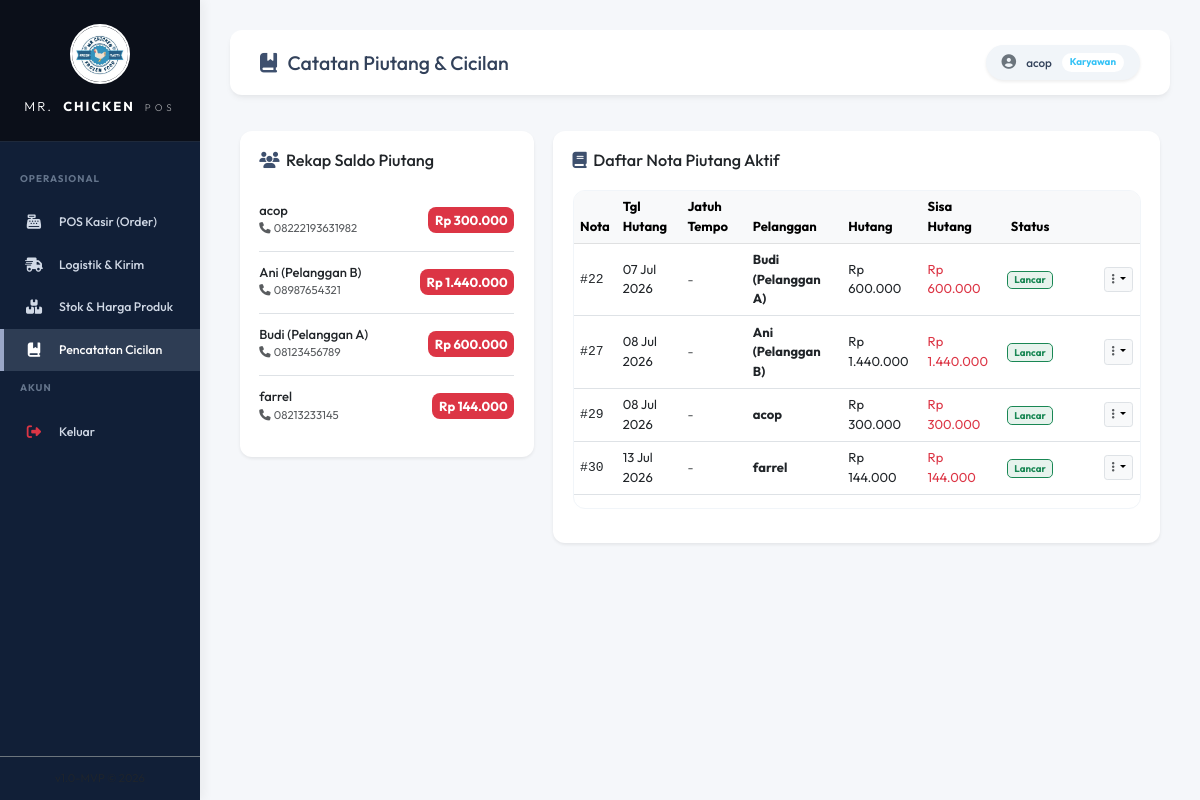
/index.php?page=hutang (signed in), run on the app's committed database.
### tables this page shows
CREATE TABLE IF NOT EXISTS `pelanggan` (
  `id_pelanggan` int NOT NULL AUTO_INCREMENT,
  `nama_pelanggan` varchar(150) NOT NULL,
  `no_hp` varchar(20) NOT NULL,
  `alamat` text NOT NULL,
  `saldo_hutang` int DEFAULT '0',
  `credit_limit` bigint DEFAULT '0',
  PRIMARY KEY (`id_pelanggan`)
);

CREATE TABLE IF NOT EXISTS `hutang` (
  `id_hutang` int NOT NULL AUTO_INCREMENT,
  `id_pelanggan` int NOT NULL,
  `id_transaksi` int NOT NULL,
  `jumlah_hutang` int NOT NULL,
  `sisa_hutang` int NOT NULL,
  `status` enum('Aktif','Lunas','Write-Off') DEFAULT 'Aktif',
  `tanggal_hutang` date NOT NULL,
  `due_date` date DEFAULT NULL,
  PRIMARY KEY (`id_hutang`),
  KEY `id_pelanggan` (`id_pelanggan`),
  KEY `id_transaksi` (`id_transaksi`),
  CONSTRAINT `hutang_ibfk_1` FOREIGN KEY (`id_pelanggan`) REFERENCES `pelanggan` (`id_pelanggan`),
  CONSTRAINT `hutang_ibfk_2` FOREIGN KEY (`id_transaksi`) REFERENCES `transaksi` (`id_transaksi`) ON DELETE CASCADE
);

### controllers/HutangController.php (called while the page is built, shortened)
<?php
require_once 'models/hutang.php';
class HutangController extends Controller {
    private Hutang $hutangModel;
    public function __construct(PDO $db) {
        $this->hutangModel = new Hutang($db);
    }
    public function index(): void {
        $hutangAktifAll = $this->hutangModel->getHutangAktif();
        $total_records = count($hutangAktifAll);
        $limit = 10;
        $total_pages = ceil($total_records / $limit);
        $currentPageNum = isset($_GET['p']) ? (int)$_GET['p'] : 1;
        $offset = ($currentPageNum - 1) * $limit;
        $pagedHutang = array_slice($hutangAktifAll, $offset, $limit);
        $allPelanggan = [];
        $riwayatPembayaran = [];
        $aging = [
            'current' => 0,
            'under_90' => 0,
            'over_90' => 0
        ];
        $totalPiutang = 0;
        $lastPembayaran = null;
        $data = [
            'hutang_aktif' => $pagedHutang,
            'pelanggan_hutang' => $this->hutangModel->getPelangganBerhutang(),
            'all_pelanggan' => $allPelanggan,
            'riwayat_pembayaran' => $riwayatPembayaran,
            'aging' => $aging,
            'total_piutang' => $totalPiutang,
            'lastPembayaran' => $lastPembayaran,
            'current_page' => $currentPageNum,
            'total_pages' => $total_pages
        ];
        $this->view('owner/hutang', $data);
    }
}

### models/hutang.php (called while the page is built, shortened)
<?php
class Hutang {
    private PDO $conn;
    public function __construct(PDO $db) {
        $this->conn = $db;
    }
    public function getPelangganBerhutang(): array {
        $query = "SELECT * FROM pelanggan WHERE saldo_hutang > 0 ORDER BY nama_pelanggan ASC";
        $stmt = $this->conn->prepare($query);
        $stmt->execute();
        return $stmt->fetchAll();
    }
    public function getHutangAktif(): array {
        $query = "SELECT h.*, p.nama_pelanggan, t.total_harga, t.tanggal
                  FROM hutang h
                  JOIN pelanggan p ON h.id_pelanggan = p.id_pelanggan
                  JOIN transaksi t ON h.id_transaksi = t.id_transaksi
                  WHERE h.sisa_hutang > 0 AND h.status = '" . STATUS_HUTANG_AKTIF . "'
                  ORDER BY h.tanggal_hutang ASC";
        $stmt = $this->conn->prepare($query);
        $stmt->execute();
        return $stmt->fetchAll();
    }
}

### views/owner/hutang.php (the view, shortened to what this page needs)
<?php
require_once 'views/templates/header.php';
?>
<div class="container-fluid py-2">
    <div class="tab-content" id="arModuleTabsContent">
        <?php include 'views/owner/partials/_tab_piutang_aktif.php'; ?>
    </div>
</div>
<?php
require_once 'views/templates/footer.php';
?>

### views/owner/partials/_tab_piutang_aktif.php (shortened to what this page needs)
<div class="tab-pane fade show active" id="tab-piutang" role="tabpanel" aria-labelledby="ar-piutang-tab">
    <div class="row tab-content responsive-tab-content" id="ledgerTabContent">
        <div class="tab-pane fade show active col-lg-4 mb-4" id="ledger-rekap-pane" role="tabpanel" aria-labelledby="rekap-tab">
            <div class="card premium-card p-4 bg-white shadow-sm border-0">
                <div class="card-body p-0">
                    <h5 class="card-title font-weight-bold mb-4"><i class="fa-solid fa-users text-orange me-2"></i>Rekap Saldo Piutang</h5>
                    <div class="list-group list-group-flush">
                        <?php if (empty($pelanggan_hutang)): ?>
                            <div class="text-center py-4 text-muted">
                                <i class="fa-solid fa-face-smile fa-2x mb-2 text-light"></i>
                                <p class="small m-0">Tidak ada piutang aktif. Semua pelanggan lunas!</p>
                            </div>
                        <?php else:
                            foreach ($pelanggan_hutang as $ph):
                            ?>
                                <div class="list-group-item d-flex justify-content-between align-items-center px-0 py-3">
                                    <div>
                                        <h6 class="font-weight-bold m-0"><?= htmlspecialchars($ph->nama_pelanggan) ?></h6>
                                        <small class="text-muted"><i class="fa-solid fa-phone me-1"></i><?= htmlspecialchars($ph->no_hp) ?></small>
                                    </div>
                                    <span class="badge bg-danger p-2 font-weight-bold fs-6 rounded-8">
                                        Rp <?= number_format($ph->saldo_hutang, 0, ',', '.') ?>
                                    </span>
                                </div>
                            <?php endforeach;
                        endif; ?>
                    </div>
                </div>
            </div>
        </div>
        <div class="tab-pane fade col-lg-8" id="ledger-nota-pane" role="tabpanel" aria-labelledby="nota-tab">
            <div class="card premium-card p-4 bg-white shadow-sm border-0">
                <div class="card-body p-0">
                    <h5 class="card-title font-weight-bold mb-4"><i class="fa-solid fa-book text-orange me-2"></i>Daftar Nota Piutang Aktif</h5>
                    <div class="table-responsive table-responsive-scroll">
                        <table class="table table-hover align-middle">
                            <thead class="table-light">
                                <tr>
                                    <th>Nota</th>
                                    <th class="d-none d-md-table-cell">Tgl Hutang</th>
                                    <th>Jatuh Tempo</th>
                                    <th>Pelanggan</th>
                                    <th class="d-none d-md-table-cell">Hutang</th>
                                    <th>Sisa Hutang</th>
                                    <th class="text-center d-none d-md-table-cell">Status</th>
                                    <th class="text-end width-80"></th>
                                </tr>
                            </thead>
                            <tbody>
                                <?php if (empty($hutang_aktif)): ?>
                                    <tr>
                                        <td colspan="8" class="text-center py-5 text-muted">
                                            <i class="fa-solid fa-circle-check fa-3x mb-3 text-light"></i>
                                            <p>Semua transaksi penjualan telah lunas dibayar.</p>
                                        </td>
                                    </tr>
                                <?php else:
                                    foreach ($hutang_aktif as $h):
                                        $overdue = false;
                                        $daysOverdue = 0;
                                    ?>
                                        <tr>
                                            <td class="font-monospace font-weight-bold">#<?= $h->id_transaksi ?></td>
                                            <td class="d-none d-md-table-cell"><?= date('d M Y', strtotime($h->tanggal_hutang)) ?></td>
                                            <td>
                                                <?php if ($h->due_date): ?>
                                                    <span class="<?= $overdue ? 'text-danger font-weight-bold' : 'text-muted' ?>">
                                                        <?= date('d M Y', strtotime($h->due_date)) ?>
                                                    </span>
                                                <?php else: ?>
                                                    <span class="text-muted italic">-</span>
                                                <?php endif; ?>
                                            </td>
                                            <td>
                                                <strong><?= htmlspecialchars($h->nama_pelanggan) ?></strong>
                                            </td>
                                            <td class="d-none d-md-table-cell">Rp <?= number_format($h->jumlah_hutang, 0, ',', '.') ?></td>
                                            <td class="font-weight-bold text-danger">
                                                Rp <?= number_format($h->sisa_hutang, 0, ',', '.') ?>
                                            </td>
                                            <td class="text-center d-none d-md-table-cell">
                                                <?php if ($overdue): ?>
                                                    <span class="badge bg-danger bg-opacity-10 text-danger border border-danger">Terlambat <?= $daysOverdue ?> hr</span>
                                                <?php else: ?>
                                                    <span class="badge bg-success bg-opacity-10 text-success border border-success">Lancar</span>
                                                <?php endif; ?>
                                            </td>
                                            <td class="text-end">
                                                 <div class="dropdown d-inline-block">
                                                     <button class="btn btn-sm btn-light border dropdown-toggle dropdown-btn-compact" type="button" data-bs-toggle="dropdown" data-bs-popper-config='{"strategy":"fixed"}' aria-expanded="false">
                                                         <i class="fa-solid fa-ellipsis-vertical text-muted"></i>
                                                     </button>
                                                 </div>
                                            </td>
                                        </tr>
                                    <?php endforeach;
                                endif; ?>
                            </tbody>
                        </table>
                    </div>
                </div>
            </div>
        </div>
    </div>
</div>

### assets/css/main.css (style rules this page uses)
:root { --bg-primary: #f5f7fa; --sidebar-bg: #111f37; --sidebar-color: #d1d9e6; --sidebar-active-bg: #2e3d54; --sidebar-active-color: #9aa7c7; --card-shadow: 0 4px 6px -1px rgba(0, 0, 0, 0.05), 0 2px 4px -1px rgba(0, 0, 0, 0.03); --card-border-radius: 12px; --accent-orange: #ffffff; --accent-gradient: linear-gradient(135deg, #3e506e 0%, #2e3d54 100%); }
html { scroll-behavior: smooth; font-size: 13px; }
body { font-family: 'Outfit', sans-serif; background-color: var(--bg-primary); color: #32415a; overflow-x: hidden; }
.table-responsive-scroll { max-height: 65vh; overflow-y: auto; overflow-x: auto; -webkit-overflow-scrolling: touch; border: 1.5px solid #f1f5f9; border-radius: 12px; margin-bottom: 15px; }
.premium-card { background: #fff; border: 1px solid #edf2f7; border-radius: var(--card-border-radius); box-shadow: var(--card-shadow); transition: all 0.3s cubic-bezier(0.4, 0, 0.2, 1); }
.text-orange { color: #3e506e !important; }
@media (min-width: 992px) { body { height: 100vh; overflow: hidden; } }
@media (min-width: 992px) { .responsive-tab-content.tab-content > .tab-pane { display: block !important; opacity: 1 !important; } }
.dropdown-btn-compact { padding: 0.25rem 0.5rem !important; }
.rounded-8 { border-radius: 8px !important; }
.width-80 { width: 80px !important; }

### data on the page
pelanggan: nama_pelanggan "acop", no_hp "08222193631982", saldo_hutang "300.000"
pelanggan: nama_pelanggan "Ani (Pelanggan B)", no_hp "08987654321", saldo_hutang "1.440.000"
pelanggan: nama_pelanggan "Budi (Pelanggan A)", no_hp "08123456789", saldo_hutang "600.000"
pelanggan: nama_pelanggan "farrel", no_hp "08213233145", saldo_hutang "144.000"
hutang: id_transaksi "22", tanggal_hutang "07 Jul 2026", id_pelanggan.nama_pelanggan "Budi (Pelanggan A)", jumlah_hutang "600.000", sisa_hutang "600.000"
hutang: id_transaksi "27", tanggal_hutang "08 Jul 2026", id_pelanggan.nama_pelanggan "Ani (Pelanggan B)", jumlah_hutang "1.440.000", sisa_hutang "1.440.000"
hutang: id_transaksi "29", tanggal_hutang "08 Jul 2026", id_pelanggan.nama_pelanggan "acop", jumlah_hutang "300.000", sisa_hutang "300.000"
hutang: id_transaksi "30", tanggal_hutang "13 Jul 2026", id_pelanggan.nama_pelanggan "farrel", jumlah_hutang "144.000", sisa_hutang "144.000"

### other printed values
$userName "acop"
$userRole "Karyawan"
